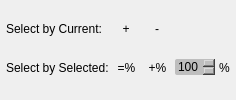
          <widget class="QWidget" name="ref_select_tool_widget" native="true">
           <property name="styleSheet">
            <string notr="true">QLabel, QToolButton {
	border: none;
}

QSpinBox {
	border: none;
    border-radius: 2px;
	background-color: rgb(190, 190, 190);
}

QToolButton:hover {
    color: white;
}

QToolButton:pressed {
    border: 1px solid rgb(222, 222, 222);
    padding: 2px;
    font-size: 11px;
}</string>
           </property>
           <layout class="QGridLayout" name="gridLayout_2">
            <property name="leftMargin">
             <number>6</number>
            </property>
            <property name="topMargin">
             <number>1</number>
            </property>
            <property name="rightMargin">
             <number>1</number>
            </property>
            <property name="bottomMargin">
             <number>4</number>
            </property>
            <property name="horizontalSpacing">
             <number>4</number>
            </property>
            <property name="verticalSpacing">
             <number>2</number>
            </property>
            <item row="1" column="0">
             <widget class="QLabel" name="label_8">
              <property name="text">
               <string>Select by Selected:</string>
              </property>
             </widget>
            </item>
            <item row="0" column="0">
             <widget class="QLabel" name="label_7">
              <property name="text">
               <string>Select by Current:</string>
              </property>
             </widget>
            </item>
            <item row="1" column="1">
             <widget class="QToolButton" name="toolButton_57">
              <property name="minimumSize">
               <size>
                <width>26</width>
                <height>0</height>
               </size>
              </property>
              <property name="text">
               <string>=%</string>
              </property>
             </widget>
            </item>
            <item row="0" column="1">
             <widget class="QToolButton" name="toolButton_55">
              <property name="minimumSize">
               <size>
                <width>26</width>
                <height>0</height>
               </size>
              </property>
              <property name="text">
               <string>+</string>
              </property>
             </widget>
            </item>
            <item row="0" column="3">
             <spacer name="horizontalSpacer_5">
              <property name="orientation">
               <enum>Qt::Horizontal</enum>
              </property>
              <property name="sizeType">
               <enum>QSizePolicy::Preferred</enum>
              </property>
              <property name="sizeHint" stdset="0">
               <size>
                <width>40</width>
                <height>20</height>
               </size>
              </property>
             </spacer>
            </item>
            <item row="1" column="3">
             <widget class="QSpinBox" name="spinBox">
              <property name="sizePolicy">
               <sizepolicy hsizetype="Preferred" vsizetype="Fixed">
                <horstretch>0</horstretch>
                <verstretch>0</verstretch>
               </sizepolicy>
              </property>
              <property name="styleSheet">
               <string notr="true">QSpinBox::up-button { width: 12px; }
QSpinBox::down-button { width: 12px; }</string>
              </property>
              <property name="alignment">
               <set>Qt::AlignCenter</set>
              </property>
              <property name="buttonSymbols">
               <enum>QAbstractSpinBox::UpDownArrows</enum>
              </property>
              <property name="minimum">
               <number>1</number>
              </property>
              <property name="maximum">
               <number>100</number>
              </property>
              <property name="value">
               <number>100</number>
              </property>
             </widget>
            </item>
            <item row="1" column="2">
             <widget class="QToolButton" name="toolButton_58">
              <property name="minimumSize">
               <size>
                <width>26</width>
                <height>0</height>
               </size>
              </property>
              <property name="text">
               <string>+%</string>
              </property>
             </widget>
            </item>
            <item row="0" column="2">
             <widget class="QToolButton" name="toolButton_56">
              <property name="minimumSize">
               <size>
                <width>26</width>
                <height>0</height>
               </size>
              </property>
              <property name="text">
               <string>-</string>
              </property>
             </widget>
            </item>
            <item row="1" column="4">
             <widget class="QLabel" name="label_9">
              <property name="sizePolicy">
               <sizepolicy hsizetype="Fixed" vsizetype="Preferred">
                <horstretch>0</horstretch>
                <verstretch>0</verstretch>
               </sizepolicy>
              </property>
              <property name="minimumSize">
               <size>
                <width>16</width>
                <height>0</height>
               </size>
              </property>
              <property name="text">
               <string>%</string>
              </property>
             </widget>
            </item>
            <item row="0" column="4">
             <spacer name="horizontalSpacer_6">
              <property name="orientation">
               <enum>Qt::Horizontal</enum>
              </property>
              <property name="sizeType">
               <enum>QSizePolicy::Fixed</enum>
              </property>
              <property name="sizeHint" stdset="0">
               <size>
                <width>16</width>
                <height>20</height>
               </size>
              </property>
             </spacer>
            </item>
           </layout>
          </widget>
